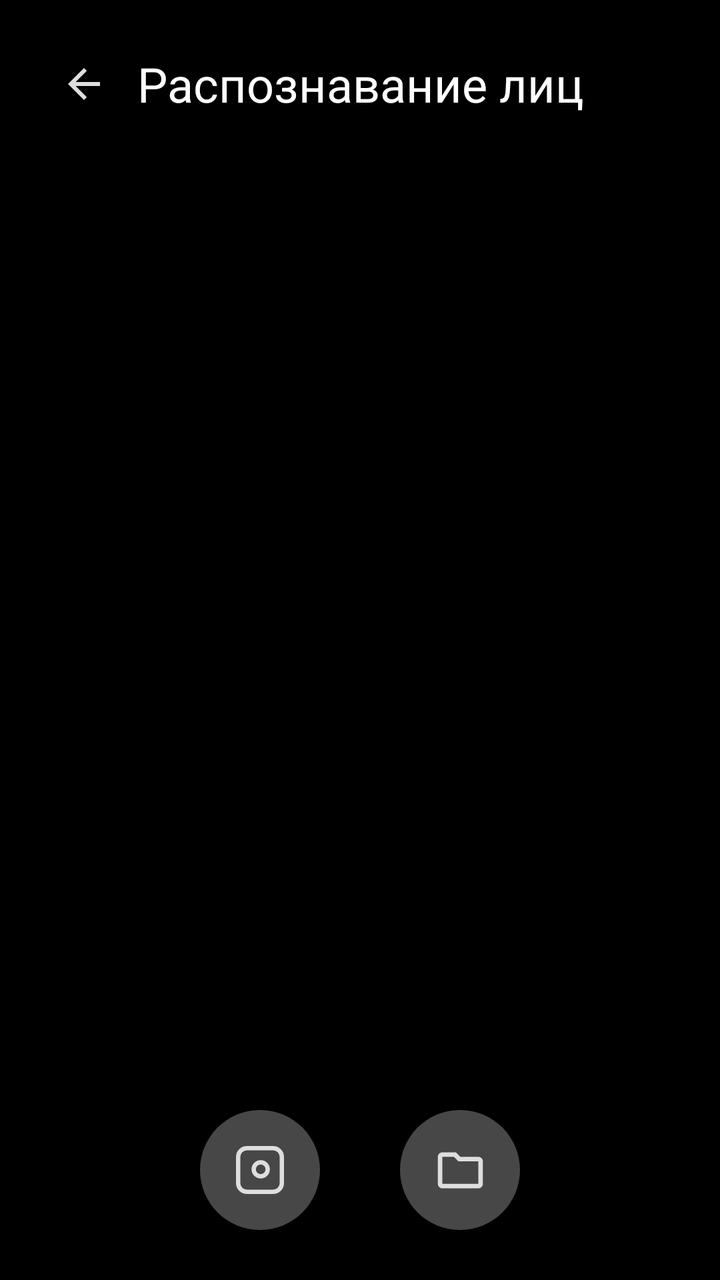
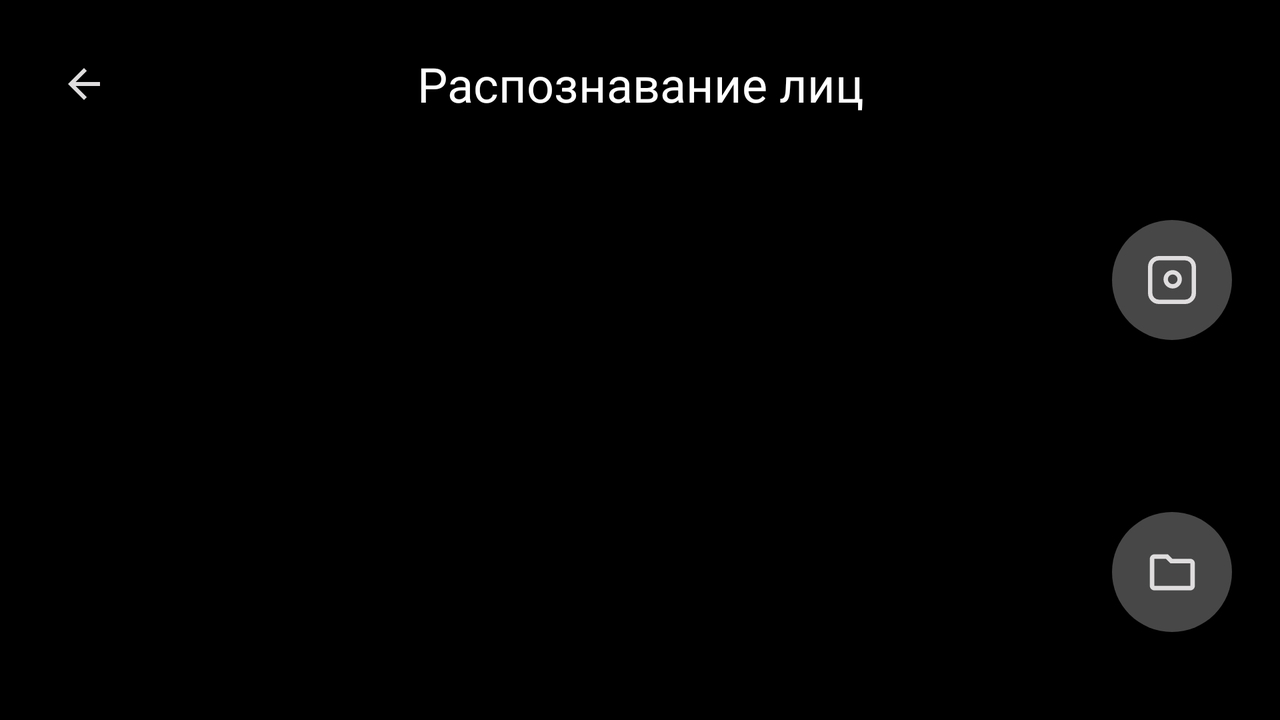

An Android layout and its configuration variant, each rendered on a device that would load it. The default file and the variant file are quoted in full after the pictures.
<!-- AndroidManifest.xml: application theme Theme.VISApp -->
<!-- res/layout/activity_neural.xml -->
<?xml version="1.0" encoding="utf-8"?>
<androidx.constraintlayout.widget.ConstraintLayout
    xmlns:android="http://schemas.android.com/apk/res/android"
    xmlns:app="http://schemas.android.com/apk/res-auto"
    android:id="@+id/neuralActivity"
    android:layout_width="match_parent"
    android:layout_height="match_parent"
    android:background="@color/black">

    <ImageButton
        android:id="@+id/galleryButton"
        android:layout_width="60dp"
        android:layout_height="60dp"
        android:layout_marginEnd="100dp"
        android:background="@drawable/round_soft_button"
        app:layout_constraintBottom_toBottomOf="parent"
        app:layout_constraintEnd_toEndOf="parent"
        app:layout_constraintTop_toBottomOf="@+id/neuralImageView"
        app:srcCompat="@drawable/folder_outline_27" />

    <ImageButton
        android:id="@+id/cameraButton"
        android:layout_width="60dp"
        android:layout_height="60dp"
        android:layout_marginStart="100dp"
        android:background="@drawable/round_soft_button"
        app:layout_constraintBottom_toBottomOf="parent"
        app:layout_constraintStart_toStartOf="parent"
        app:layout_constraintTop_toBottomOf="@+id/neuralImageView"
        app:srcCompat="@drawable/camera_outline_24" />

    <TextView
        android:id="@+id/activityTitle"
        android:layout_width="wrap_content"
        android:layout_height="36dp"
        android:layout_marginTop="24dp"
        android:gravity="center"
        android:text="@string/title_neural"
        android:textColor="@color/white"
        android:textSize="24sp"
        app:layout_constraintEnd_toEndOf="parent"
        app:layout_constraintStart_toStartOf="parent"
        app:layout_constraintTop_toTopOf="parent" />

    <ImageButton
        android:id="@+id/backButton"
        android:layout_width="36dp"
        android:layout_height="36dp"
        android:layout_marginStart="24dp"
        android:layout_marginTop="24dp"
        android:background="@null"
        app:layout_constraintStart_toStartOf="parent"
        app:layout_constraintTop_toTopOf="parent"
        app:srcCompat="@drawable/back_24" />

    <ImageView
        android:id="@+id/neuralImageView"
        android:layout_width="match_parent"
        android:layout_height="match_parent"
        android:layout_marginLeft="24dp"
        android:layout_marginTop="90dp"
        android:layout_marginRight="24dp"
        android:layout_marginBottom="110dp"
        app:layout_constraintBottom_toBottomOf="parent"
        app:layout_constraintEnd_toEndOf="parent"
        app:layout_constraintStart_toStartOf="parent"
        app:layout_constraintTop_toTopOf="parent"
        app:layout_constraintVertical_bias="0.0" />

</androidx.constraintlayout.widget.ConstraintLayout>
<!-- resources referenced by this layout -->
<resources>
  <color name="black">#FF000000</color>
  <color name="white">#FFFFFFFF</color>
  <!-- drawable back_24 (drawable) -->
  <vector xmlns:android="http://schemas.android.com/apk/res/android"
      android:width="24dp"
      android:height="24dp"
      android:viewportWidth="24"
      android:viewportHeight="24">
      <path
          android:pathData="M20,11H7.83L13.42,5.41L12,4L4,12L12,20L13.41,18.59L7.83,13H20V11Z"
          android:fillColor="#DFDDDD" />
  </vector>
  <!-- drawable camera_outline_24 (drawable) -->
  <vector xmlns:android="http://schemas.android.com/apk/res/android" android:height="24dp" android:viewportHeight="22" android:viewportWidth="22" android:width="24dp">
        
      <path android:fillColor="#00000000" android:pathData="M5,1L17,1A4,4 0,0 1,21 5L21,17A4,4 0,0 1,17 21L5,21A4,4 0,0 1,1 17L1,5A4,4 0,0 1,5 1z" android:strokeColor="#DFDDDD" android:strokeWidth="2"/>
        
      <path android:fillColor="#00000000" android:pathData="M11.323,10.677m-3.206,0a3.206,3.206 0,1 1,6.412 0a3.206,3.206 0,1 1,-6.412 0" android:strokeColor="#DFDDDD" android:strokeWidth="2"/>
      
  </vector>
  <!-- drawable folder_outline_27 (drawable) -->
  <vector xmlns:android="http://schemas.android.com/apk/res/android"
      android:width="27dp"
      android:height="27dp"
      android:viewportWidth="27"
      android:viewportHeight="27">
      <path
          android:pathData="M4.5,22.5C3.881,22.5 3.352,22.28 2.911,21.84C2.471,21.399 2.251,20.869 2.25,20.25V6.75C2.25,6.131 2.47,5.602 2.911,5.161C3.352,4.721 3.882,4.501 4.5,4.5H11.25L13.5,6.75H22.5C23.119,6.75 23.649,6.97 24.09,7.411C24.531,7.852 24.751,8.382 24.75,9V20.25C24.75,20.869 24.53,21.399 24.09,21.84C23.649,22.281 23.119,22.501 22.5,22.5H4.5ZM4.5,20.25H22.5V9H12.572L10.322,6.75H4.5V20.25Z"
          android:fillColor="#dfdddd"/>
  </vector>
  <!-- drawable round_soft_button (drawable) -->
  <?xml version="1.0" encoding="utf-8"?>
  <ripple xmlns:android="http://schemas.android.com/apk/res/android"
      android:color="@color/blur">
      <item>
          <shape android:shape="rectangle">
              <solid android:color="@color/gray" />
              <size
                  android:width="60dp"
                  android:height="60dp" />
              <corners android:radius="30dp" />
          </shape>
      </item>
  </ripple>
  <string name="title_neural">Распознавание лиц</string>
  <style name="Theme.VISApp" parent="Base.Theme.VISApp" />
  <color name="blur">#22000000</color>
  <color name="gray">#FF474747</color>
  <style name="Base.Theme.VISApp" parent="Theme.Material3.DayNight.NoActionBar">
          
          
      </style>
</resources>
<!-- res/layout-land/activity_neural.xml (the author's variant of the layout above) -->
<!-- drawn on the phone turned sideways -->
<?xml version="1.0" encoding="utf-8"?>
<androidx.constraintlayout.widget.ConstraintLayout
    xmlns:android="http://schemas.android.com/apk/res/android"
    xmlns:app="http://schemas.android.com/apk/res-auto"
    android:id="@+id/neuralActivity"
    android:layout_width="match_parent"
    android:layout_height="match_parent"
    android:background="@color/black">

    <ImageButton
        android:id="@+id/galleryButton"
        android:layout_width="60dp"
        android:layout_height="60dp"
        android:layout_marginEnd="24dp"
        android:layout_marginBottom="20dp"
        android:background="@drawable/round_soft_button"
        app:layout_constraintBottom_toBottomOf="@+id/neuralImageView"
        app:layout_constraintEnd_toEndOf="parent"
        app:srcCompat="@drawable/folder_outline_27" />

    <ImageButton
        android:id="@+id/cameraButton"
        android:layout_width="60dp"
        android:layout_height="60dp"
        android:layout_marginEnd="24dp"
        android:layout_marginTop="20dp"
        android:background="@drawable/round_soft_button"
        app:layout_constraintEnd_toEndOf="parent"
        app:layout_constraintTop_toTopOf="@+id/neuralImageView"
        app:srcCompat="@drawable/camera_outline_24" />

    <TextView
        android:id="@+id/activityTitle"
        android:layout_width="wrap_content"
        android:layout_height="36dp"
        android:layout_marginTop="24dp"
        android:gravity="center"
        android:text="@string/title_neural"
        android:textColor="@color/white"
        android:textSize="24sp"
        app:layout_constraintEnd_toEndOf="parent"
        app:layout_constraintStart_toStartOf="parent"
        app:layout_constraintTop_toTopOf="parent" />

    <ImageButton
        android:id="@+id/backButton"
        android:layout_width="36dp"
        android:layout_height="36dp"
        android:layout_marginStart="24dp"
        android:layout_marginTop="24dp"
        android:background="@null"
        app:layout_constraintStart_toStartOf="parent"
        app:layout_constraintTop_toTopOf="parent"
        app:srcCompat="@drawable/back_24" />

    <ImageView
        android:id="@+id/neuralImageView"
        android:layout_width="match_parent"
        android:layout_height="match_parent"
        android:layout_marginLeft="24dp"
        android:layout_marginTop="90dp"
        android:layout_marginRight="120dp"
        android:layout_marginBottom="24dp"
        app:layout_constraintBottom_toBottomOf="parent"
        app:layout_constraintEnd_toEndOf="parent"
        app:layout_constraintStart_toStartOf="parent"
        app:layout_constraintTop_toTopOf="parent"
        app:layout_constraintVertical_bias="0.0" />

</androidx.constraintlayout.widget.ConstraintLayout>
